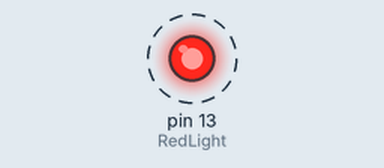
Simulated run of this sketch. Board: Arduino Uno, built with avr-gcc and run on an emulated ATmega328P. Parts: output pins drawn as LEDs (lit = HIGH). Dashed ring = blinking.

Above: at 0.5 s.
Timing chart, 0 to 4.6 s (numbered marks = the images above):
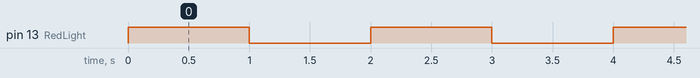

The sketch:

Example_Code_1.ino
```cpp
/*Example Code 1*/


int RedLight = 13;  // Assign pin 13 to RedLight

void setup() {      //Everything inside the curly braces of the void setup runs only once!
  pinMode(RedLight, OUTPUT);  // Initialize RedLight as an output
}

void loop() {       //Everything inside the curly braces of the void setup runs over and over and over...and over...and over...
  digitalWrite(RedLight, HIGH);  // Turn the LED on
  delay(1000);                   // Wait for one second
  digitalWrite(RedLight, LOW);   // Turn the LED off
  delay(1000);                   // Wait for one second
}
```

Measured:
- by itself, pin 13 (RedLight): alternates HIGH for 1.0 s and LOW for 1.0 s
